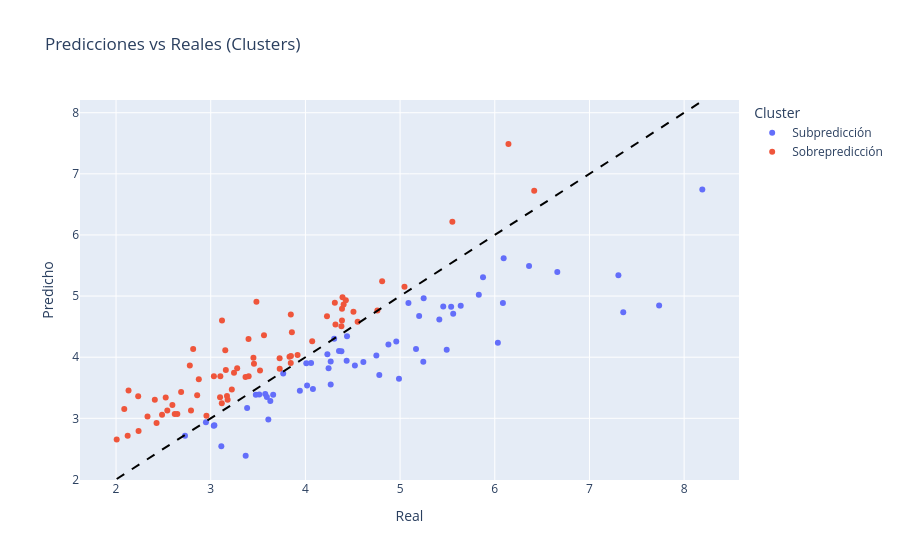

Here is the notebook cell this chart was saved with:
### Code cell
# Cluster: sobre/sub predicción respecto a la identidad
residuos = y_pred - y_test
cluster = pd.Series(['Sobrepredicción' if r > 0 else 'Subpredicción' for r in residuos], 
                     index=y_test.index)

# Visualizar con los 2 clusters
fig = px.scatter(x=y_test, y=y_pred, color=cluster,
                 labels={'x':'Real','y':'Predicho','color':'Cluster'},
                 title='Predicciones vs Reales (Clusters)')
fig.add_shape(type='line', x0=y_test.min(), y0=y_test.min(),
             x1=y_test.max(), y1=y_test.max(),
             line=dict(color='black', dash='dash', width=2))
fig.show()

# Estadísticas por cluster
print("\nEstadísticas por cluster:")
print(f"Sobrepredicción: {(cluster == 'Sobrepredicción').sum()} casos, residuo medio: {residuos[cluster == 'Sobrepredicción'].mean():.4f}")
print(f"Subpredicción: {(cluster == 'Subpredicción').sum()} casos, residuo medio: {residuos[cluster == 'Subpredicción'].mean():.4f}")

### Figure 1 — Plotly figure (JSON) as saved in the notebook; plotly's stock layout.template omitted (floating-point values rounded to 4 significant figures)
{"data": [{"hovertemplate": "Cluster=Subpredicción<br>Real=%{x}<br>Predicho=%{y}<extra></extra>", "legendgroup": "Subpredicción", "marker": {"color": "#636efa", "symbol": "circle"}, "mode": "markers", "name": "Subpredicción", "orientation": "v", "showlegend": true, "type": "scatter", "x": [6.66, 7.357, 5.414, 4.355, 4.749, 5.492, 4.439, 5.64, 3.766, 3.032, 3.659, 4.78, 4.06, 5.561, 4.232, 4.436, 3.476, 5.249, 5.245, 4.988, 5.831, 4.245, 4.96, 5.088, 4.38, 7.736, 6.094, 4.009, 3.941, 4.877, 5.539, 3.629, 6.362, 6.086, 3.369, 5.456, 3.038, 5.201, 4.267, 4.304, 3.513, 3.112, 3.608, 7.306, 3.384, 3.576, 5.168, 8.192, 2.728, 4.079, 5.876, 6.033, 4.267, 3.593, 2.949, 4.612, 4.523, 4.018], "xaxis": "x", "y": [5.392, 4.736, 4.615, 4.103, 4.028, 4.122, 4.344, 4.84, 3.732, 2.879, 3.387, 3.707, 3.906, 4.71, 4.048, 3.941, 3.385, 4.964, 3.924, 3.645, 5.023, 3.82, 4.256, 4.887, 4.098, 4.844, 5.619, 3.902, 3.452, 4.208, 4.826, 3.283, 5.494, 4.887, 2.389, 4.83, 2.885, 4.674, 3.928, 4.303, 3.391, 2.542, 2.979, 5.34, 3.168, 3.396, 4.133, 6.743, 2.715, 3.479, 5.309, 4.236, 3.552, 3.348, 2.937, 3.922, 3.862, 3.536], "yaxis": "y"}, {"hovertemplate": "Cluster=Sobrepredicción<br>Real=%{x}<br>Predicho=%{y}<extra></extra>", "legendgroup": "Sobrepredicción", "marker": {"color": "#EF553B", "symbol": "circle"}, "mode": "markers", "name": "Sobrepredicción", "orientation": "v", "showlegend": true, "type": "scatter", "x": [3.728, 4.228, 2.687, 4.386, 3.483, 2.857, 4.76, 3.172, 3.401, 3.033, 4.507, 3.368, 2.792, 3.845, 2.541, 3.457, 2.087, 3.846, 2.132, 4.38, 3.246, 2.332, 4.392, 3.857, 4.81, 2.955, 4.403, 2.234, 3.832, 3.279, 3.179, 3.117, 2.238, 5.552, 2.779, 4.072, 4.386, 3.847, 5.046, 2.007, 2.874, 4.551, 2.62, 2.428, 6.145, 3.451, 3.399, 3.098, 6.417, 2.123, 2.409, 3.223, 2.524, 2.814, 3.521, 4.427, 2.647, 3.16, 4.311, 3.119, 3.102, 3.728, 4.317, 3.562, 2.595, 3.917, 3.154, 2.486], "xaxis": "x", "y": [3.81, 4.669, 3.43, 4.792, 4.908, 3.378, 4.763, 3.365, 3.69, 3.686, 4.744, 3.675, 3.129, 3.907, 3.126, 3.894, 3.153, 4.698, 3.454, 4.507, 3.745, 3.029, 4.981, 4.407, 5.243, 3.04, 4.86, 3.362, 4.008, 3.821, 3.304, 3.245, 2.791, 6.216, 3.865, 4.26, 4.602, 4.021, 5.151, 2.655, 3.637, 4.581, 3.071, 2.922, 7.489, 3.991, 4.298, 3.345, 6.722, 2.714, 3.305, 3.471, 3.342, 4.132, 3.782, 4.931, 3.07, 3.791, 4.892, 4.598, 3.689, 3.981, 4.537, 4.357, 3.217, 4.037, 4.113, 3.057], "yaxis": "y"}], "layout": {"legend": {"title": {"text": "Cluster"}, "tracegroupgap": 0}, "shapes": [{"line": {"color": "black", "dash": "dash", "width": 2}, "type": "line", "x0": 2.007, "x1": 8.192, "y0": 2.007, "y1": 8.192}], "title": {"text": "Predicciones vs Reales (Clusters)"}, "xaxis": {"anchor": "y", "domain": [0, 1], "title": {"text": "Real"}}, "yaxis": {"anchor": "x", "domain": [0, 1], "title": {"text": "Predicho"}}}}
